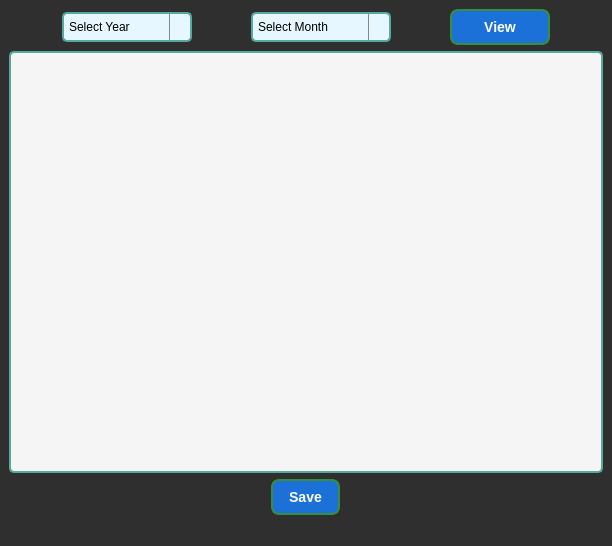
<?xml version="1.0" encoding="UTF-8"?>
<ui version="4.0">
 <class>MainWindow</class>
 <widget class="QMainWindow" name="MainWindow">
  <property name="geometry">
   <rect>
    <x>0</x>
    <y>0</y>
    <width>612</width>
    <height>546</height>
   </rect>
  </property>
  <property name="windowTitle">
   <string>MainWindow</string>
  </property>
  <property name="styleSheet">
   <string notr="true">QMainWindow {
                background-color: #2F2F2F;  /* Dark gray background */
            }
            
            QWidget {
                color: #FFFFFF;              /* White text */
                background-color: #2F2F2F;  /* Dark gray background */
            }

            QComboBox {
                background-color: #3E3E3E;  /* Slightly lighter gray for combo box */
                color: #FFFFFF;              /* White text in combo box */
                border: 1px solid #555555;   /* Gray border */
            }

            QComboBox QAbstractItemView {
                background-color: #4D4D4D;  /* Even lighter gray for dropdown items */
                color: #FFFFFF;              /* White text for items */
                selection-background-color: #555555; /* Highlight selection */
            }

            QComboBox:hover {
                border: 1px solid #888888;   /* Border color when hovered */
            }

            QPushButton {
                background-color: #3E3E3E;  /* Button background */
                color: #FFFFFF;              /* Button text */
                border: 1px solid #555555;   /* Button border */
                padding: 5px;
            }

            QPushButton:hover {
                background-color: #4D4D4D;  /* Button hover state */
            }

            QLineEdit {
                background-color: #4D4D4D;  /* Input field background */
                color: #FFFFFF;              /* Input text */
                border: 1px solid #555555;   /* Border for input fields */
            }</string>
  </property>
  <widget class="QWidget" name="centralwidget">
   <layout class="QGridLayout" name="gridLayout">
    <item row="0" column="0">
     <layout class="QVBoxLayout" name="verticalLayout">
      <item>
       <layout class="QHBoxLayout" name="horizontalLayout_5">
        <item>
         <widget class="QComboBox" name="year_dropdown">
          <property name="maximumSize">
           <size>
            <width>130</width>
            <height>16777215</height>
           </size>
          </property>
          <property name="styleSheet">
           <string notr="true">QComboBox {
    border: 2px solid #5A9;
    border-radius: 5px;
    padding: 5px;
    background-color: #E6F7FF;
	color: rgb(0, 0, 0);
}


QComboBox::down-arrow {
    image: url(:down.png); /* Replace with your own image path */
    width: 12px;  /* Adjust the width as needed */
    height: 12px; /* Adjust the height as needed */
}

QComboBox::drop-down {
    subcontrol-origin: padding;
    subcontrol-position: top right;
    width: 20px;
    border-left: 1px solid #888; /* Optional border around the dropdown */
}



QComboBox QAbstractItemView {
    border: 1px solid #5A9;
    background-color: #FFFFFF;
    color: #333;
    selection-background-color: #5A9;
    selection-color: #FFF;
}

QComboBox:editable {
    background: white;
    color: black;
}
</string>
          </property>
          <item>
           <property name="text">
            <string>Select Year</string>
           </property>
          </item>
         </widget>
        </item>
        <item>
         <widget class="QComboBox" name="month_dropdown">
          <property name="sizePolicy">
           <sizepolicy hsizetype="Fixed" vsizetype="Fixed">
            <horstretch>0</horstretch>
            <verstretch>0</verstretch>
           </sizepolicy>
          </property>
          <property name="minimumSize">
           <size>
            <width>0</width>
            <height>30</height>
           </size>
          </property>
          <property name="maximumSize">
           <size>
            <width>140</width>
            <height>16777215</height>
           </size>
          </property>
          <property name="styleSheet">
           <string notr="true">QComboBox {
    border: 2px solid #5A9;
    border-radius: 5px;
    padding: 5px;
    background-color: #E6F7FF;
	color: rgb(0, 0, 0);
}


QComboBox::down-arrow {
    image: url(:down.png); /* Replace with your own image path */
    width: 12px;  /* Adjust the width as needed */
    height: 12px; /* Adjust the height as needed */
}

QComboBox::drop-down {
    subcontrol-origin: padding;
    subcontrol-position: top right;
    width: 20px;
    border-left: 1px solid #888; /* Optional border around the dropdown */
}



QComboBox QAbstractItemView {
    border: 1px solid #5A9;
    background-color: #FFFFFF;
    color: #333;
    selection-background-color: #5A9;
    selection-color: #FFF;
}

QComboBox:editable {
    background: white;
    color: black;
}
</string>
          </property>
          <property name="editable">
           <bool>false</bool>
          </property>
          <property name="currentText">
           <string>Select Month</string>
          </property>
          <property name="maxVisibleItems">
           <number>7</number>
          </property>
          <item>
           <property name="text">
            <string>Select Month</string>
           </property>
          </item>
          <item>
           <property name="text">
            <string>January</string>
           </property>
          </item>
          <item>
           <property name="text">
            <string>February</string>
           </property>
          </item>
          <item>
           <property name="text">
            <string>March</string>
           </property>
          </item>
          <item>
           <property name="text">
            <string>April</string>
           </property>
          </item>
          <item>
           <property name="text">
            <string>May</string>
           </property>
          </item>
          <item>
           <property name="text">
            <string>June</string>
           </property>
          </item>
          <item>
           <property name="text">
            <string>July</string>
           </property>
          </item>
          <item>
           <property name="text">
            <string>August</string>
           </property>
          </item>
          <item>
           <property name="text">
            <string>September</string>
           </property>
          </item>
          <item>
           <property name="text">
            <string>October</string>
           </property>
          </item>
          <item>
           <property name="text">
            <string>November</string>
           </property>
          </item>
          <item>
           <property name="text">
            <string>December</string>
           </property>
          </item>
         </widget>
        </item>
        <item>
         <widget class="QPushButton" name="pushButton">
          <property name="maximumSize">
           <size>
            <width>100</width>
            <height>16777215</height>
           </size>
          </property>
          <property name="styleSheet">
           <string notr="true">QPushButton {
	background-color: rgb(28, 113, 216);
    color: white;
    border: 2px solid #388E3C;
    border-radius: 8px;
    padding: 8px 16px;
    font-size: 14px;
    font-weight: bold;
    text-align: center;
}

QPushButton:hover {
    background-color: #4CAF50;
    border: 2px solid #2E7D32;
}

QPushButton:pressed {
    background-color: #388E3C;
    border: 2px solid #1B5E20;
}

QPushButton:disabled {
    background-color: #D3D3D3;
    color: #A0A0A0;
    border: 2px solid #A0A0A0;
}
</string>
          </property>
          <property name="text">
           <string>View</string>
          </property>
         </widget>
        </item>
       </layout>
      </item>
      <item>
       <layout class="QHBoxLayout" name="horizontalLayout_6">
        <item>
         <widget class="QTableWidget" name="attendance_table">
          <property name="styleSheet">
           <string notr="true">QTableWidget, QTableView {
    border: 2px solid #5A9;
    border-radius: 5px;
    gridline-color: #888;
    background-color: #F5F5F5;
    selection-background-color: #5A9;
    selection-color: #FFF;
    font-size: 14px;
}

QHeaderView::section {
    background-color: #5A9;
    color: white;
    padding: 4px;
    border: 1px solid #CCC;
    font-weight: bold;
}

QTableWidget::item, QTableView::item {
    padding: 5px;
    border: 1px solid #D3D3D3;
}

QTableWidget::item:selected, QTableView::item:selected {
    background-color: #5A9;
    color: white;
}

QTableCornerButton::section {
    background-color: #5A9;
    border: 2px solid #CCC;
}

QScrollBar:vertical {
    background: #E6E6E6;
    width: 12px;
    margin: 22px 0 22px 0;
}

QScrollBar::handle:vertical {
    background: #888;
    min-height: 20px;
}

QScrollBar::add-line:vertical, QScrollBar::sub-line:vertical {
    background: #CCC;
    height: 22px;
}

QScrollBar::up-arrow:vertical, QScrollBar::down-arrow:vertical {
    width: 12px;
    height: 12px;
    background: #666;
}
</string>
          </property>
          <attribute name="horizontalHeaderCascadingSectionResizes">
           <bool>false</bool>
          </attribute>
         </widget>
        </item>
       </layout>
      </item>
      <item>
       <layout class="QHBoxLayout" name="horizontalLayout_4">
        <item>
         <widget class="QPushButton" name="save_button">
          <property name="sizePolicy">
           <sizepolicy hsizetype="Fixed" vsizetype="Fixed">
            <horstretch>0</horstretch>
            <verstretch>0</verstretch>
           </sizepolicy>
          </property>
          <property name="styleSheet">
           <string notr="true">QPushButton {
	background-color: rgb(28, 113, 216);
    color: white;
    border: 2px solid #388E3C;
    border-radius: 8px;
    padding: 8px 16px;
    font-size: 14px;
    font-weight: bold;
    text-align: center;
}

QPushButton:hover {
    background-color: #4CAF50;
    border: 2px solid #2E7D32;
}

QPushButton:pressed {
    background-color: #388E3C;
    border: 2px solid #1B5E20;
}

QPushButton:disabled {
    background-color: #D3D3D3;
    color: #A0A0A0;
    border: 2px solid #A0A0A0;
}
</string>
          </property>
          <property name="text">
           <string>Save</string>
          </property>
         </widget>
        </item>
       </layout>
      </item>
     </layout>
    </item>
   </layout>
  </widget>
  <widget class="QMenuBar" name="menubar">
   <property name="geometry">
    <rect>
     <x>0</x>
     <y>0</y>
     <width>612</width>
     <height>22</height>
    </rect>
   </property>
  </widget>
  <widget class="QStatusBar" name="statusbar"/>
 </widget>
 <resources/>
 <connections/>
</ui>
